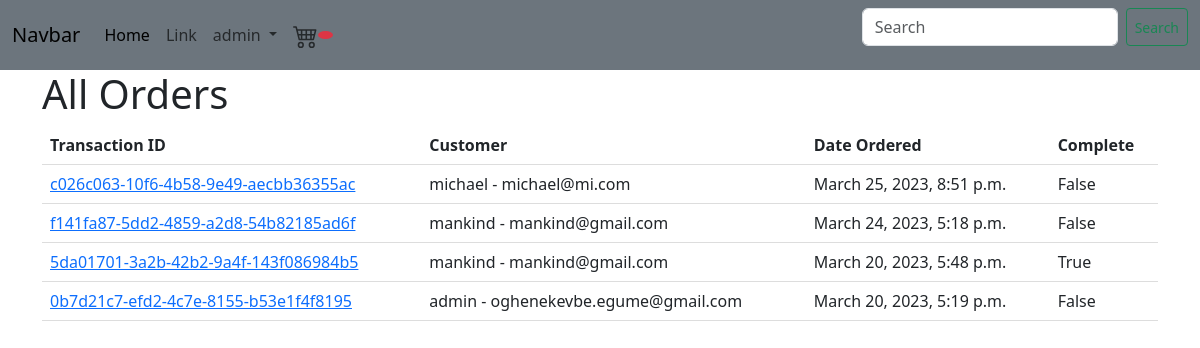
Page /orders/ (signed in) on the earlier database version.
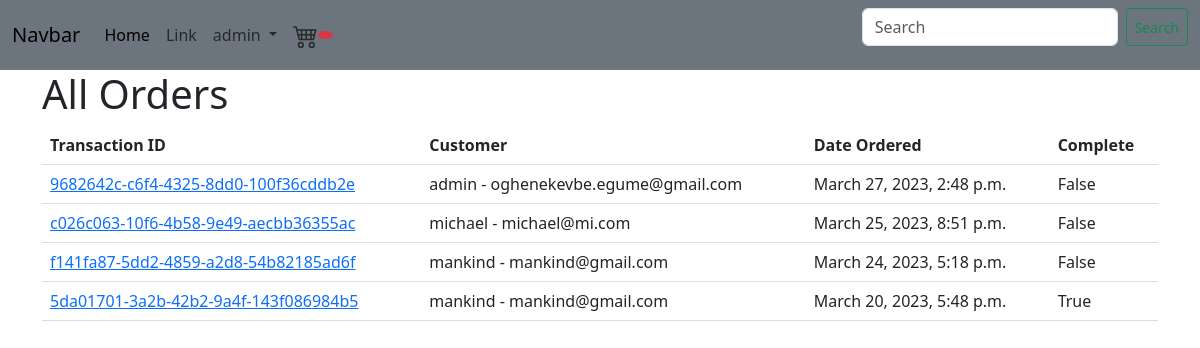
Same page on the later database version.
### store/models.py (models this page shows, shortened)
class Order(models.Model):
    customer = models.ForeignKey(Customer, related_name='orders', null=True, blank=True, on_delete =models.CASCADE )
    billing_address = models.ForeignKey(BillingAddress, on_delete=models.SET_NULL, blank=True, null=True, related_name='billing_address_order_set')
    date_ordered = models.DateTimeField(auto_now_add=True)
    complete = models.BooleanField(default=False, null=True, blank=False)
    transaction_id = models.UUIDField(default=uuid.uuid4, primary_key=True)

class Customer(models.Model):
    user = models.OneToOneField(User, null=True, blank=True, on_delete=models.CASCADE)
    billing_address = models.ForeignKey(BillingAddress, related_name='customers', on_delete=models.SET_NULL, null=True, blank=True)
    def __str__(self):
        return str(self.user)

### store/views.py (the view)
# urls.py: path("orders/", Orders.as_view(), name="orders"),
class Orders(StaffRequiredMixin, ListView):
    model = Order
    template_name = "customer/orders.html"
    context_object_name = 'orders'
    def get_queryset(self):
        queryset = super().get_queryset()
        return queryset.order_by('-date_ordered')

### store/views.py (called while the page is built)
    def test_func(self):
        return self.request.user.is_staff

### store/templates/customer/orders.html (shortened to what this page needs)
{% extends 'base.html' %}
{% load static %}
{% block content %}
<link rel="stylesheet" type="text/css" href="{% static 'css/orders.css' %}">
    <div class="row">
        <div class="col">
            <h1>All Orders</h1>
            <table>
              <thead>
                <tr>
                  <th>Transaction ID</th>
                  <th>Customer</th>
                  <th>Date Ordered</th>
                  <th>Complete</th>
                </tr>
              </thead>
              <tbody>
                {% for order in orders %}
                  <tr>
                    <td><a href="{% url 'order_detail' order.transaction_id  %}">{{ order.transaction_id }}</a></td>
                    <td>{{ order.customer }} - {{ order.customer.user.email }}</td>
                    <td>{{ order.date_ordered }}</td>
                    <td>{{ order.complete }}</td>
                  </tr>
                {% empty %}
                  <tr>
                    <td colspan="4">No orders found.</td>
                  </tr>
                {% endfor %}
              </tbody>
            </table>
        </div>
    </div>
{% endblock %}

### store/templates/base.html (shortened to what this page needs)
{% load static %}
{% load bootstrap5 %}
{% bootstrap_css %}
<!DOCTYPE html>
<html lang="en">
<head>
</head>
<body>
    <nav class="navbar navbar-expand-lg bg-secondary">
        <div class="container-fluid">
          <a class="navbar-brand" href="/">Navbar</a>
          <div class="collapse navbar-collapse" id="navbarSupportedContent">
            <ul class="navbar-nav me-auto mb-2 mb-lg-0">
              <li class="nav-item">
                <a class="nav-link active" aria-current="page" href="/">Home</a>
              </li>
              <li class="nav-item">
                <a class="nav-link" href="#">Link</a>
              </li>
              <li class="nav-item dropdown">
              {% if user.is_authenticated%}
                  <a class="nav-link dropdown-toggle" href="#" role="button" data-bs-toggle="dropdown" aria-expanded="false">
                    {{user.username}}
                  </a>
              {% endif %}
              </li>
              <li class="nav-item">
                <a class="nav-link" href=" {% url 'cart' %} "><small class='badge bg-danger rounded-circle'id='cart-badge'>
                </small></a>
              </li>
            </ul>
            <form class="d-flex" method="GET" action="{% url 'store' %}">
              <input class="form-control me-2" type="search" placeholder="Search" aria-label="Search" name="q" style='width:16rem;'>
              <button class="btn btn-sm btn-outline-success" type="submit">Search</button>
            </form>
          </div>
        </div>
    </nav>
    <div class='container'>
      {% block content %}
      {% endblock content %}
    </div>
</body>
</html>

### static/css/orders.css (style rules this page uses)
table { border-collapse: collapse; width: 100%; }
th, td { padding: 8px; text-align: left; border-bottom: 1px solid #ddd; }

Differences in the rows shown:
removed Order: transaction_id "0b7d21c7-efd2-4c7e-8155-b53e1f4f8195", customer "admin", customer.user.email "oghenekevbe.egume@gmail.com", date_ordered "March 20, 2023, 5:19 p.m.", complete "False"
added Order: transaction_id "9682642c-c6f4-4325-8dd0-100f36cddb2e", customer "admin", customer.user.email "oghenekevbe.egume@gmail.com", date_ordered "March 27, 2023, 2:48 p.m.", complete "False"
